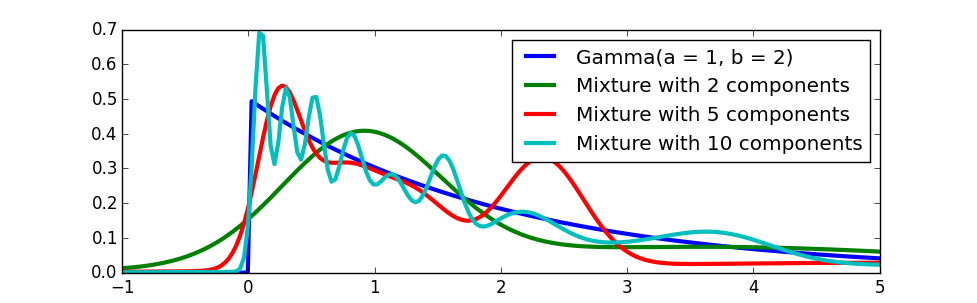

Julia code for this plot:
import Transforms: RandomVariable
import Distributions: Gamma, pdf

using PyPlot

X = linspace(-1, 5, 200)

samples = 10000
a = Gamma(1, 2)

plot(X, pdf(a, X), label="Gamma(a = 1, b = 2)", lw=3)

for i = [2, 5, 10]
    b = RandomVariable(a, samples, i)

    plot(X, pdf(b.distribution, X), label="Mixture with $i components", lw=3)
end

legend()
savefig("em.png")
